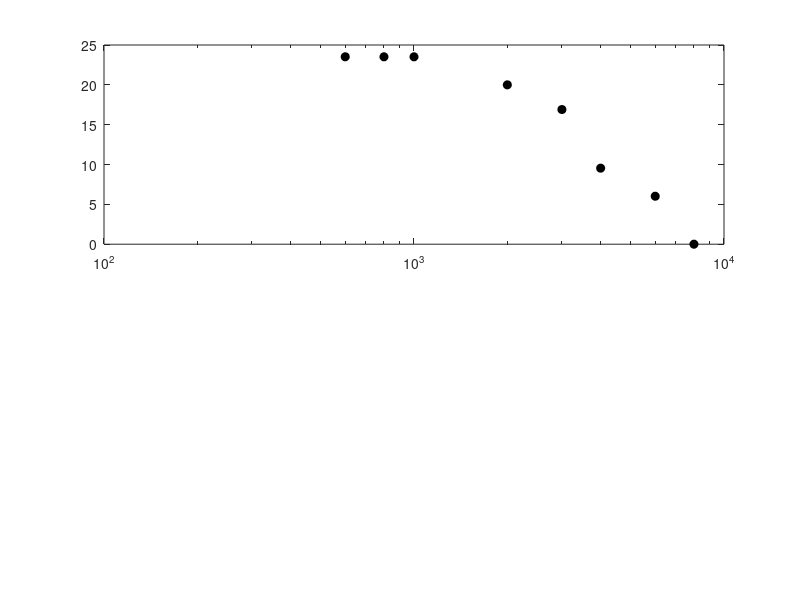

MATLAB code for this plot: (Note: this script raises an error after producing the figure.)
function testOME

global experiment
savePath=path;
addpath (['..' filesep 'utilities'],['..' filesep 'MAP'])

sampleRate=50000;

dt=1/sampleRate;
leveldBSPL=80; 		% dB SPL as used by Huber (may trigger AR)
amp=10^(leveldBSPL/20)*28e-6;
duration=.05;
time=dt: dt: duration;

%% Comparison data (human)
% These data are taken directly from Huber 2001 (Fig. 4)
HuberFrequencies=[600	  800	 1000	 2000	 3000	4000 6000 8000];
HuberDisplacementAt80dBSPL=[1.5E-9	1.5E-09	1.5E-09	1.0E-09	7.0E-10	...
    3.0E-10	2.0E-10	1.0E-10]; % m;
% HuberVelocityAt80dBSPL= 2*pi*HuberFrequencies.*HuberDisplacementAt80dBSPL;

figure(2), clf, subplot(2,1,1)
set(2,'position',[5   349   268   327])
semilogx(HuberFrequencies, 20*log10(HuberDisplacementAt80dBSPL/1e-10),...
    'ko', 'MarkerFaceColor','k', 'Marker','o', 'markerSize',6)
hold on

%% Generate test stimulus .................................................................

% independent test using discrete frequencies
peakResponses=[];
peakTMpressure=[];
frequencies=[200 400 HuberFrequencies 10000];
for toneFrequency=frequencies
    inputSignal=amp*sin(2*pi*toneFrequency*time);

    MAPparamsName=experiment.name;
    showPlotsAndDetails=0;
    AN_spikesOrProbability='probability';
    % switch off AR & MOC (Huber's patients were deaf)
    paramChanges{1}='OMEParams.rateToAttenuationFactorProb=0;';
    paramChanges{2}='DRNLParams.rateToAttenuationFactorProb = 0;';

    global OMEoutput  OMEextEarPressure TMoutput ARattenuation
    % BF is irrelevant
    MAP1_14(inputSignal, sampleRate, -1, ...
        MAPparamsName, AN_spikesOrProbability, paramChanges);

    peakDisplacement=max(OMEoutput(floor(end/2):end));
    peakResponses=[peakResponses peakDisplacement];

    peakTMpressure=[peakTMpressure max(OMEextEarPressure)];
    disp([' AR attenuation (dB):   ' num2str(20*log10(min(ARattenuation)))])
end

%% Report
disp('frequency displacement(m)')
% disp(num2str([frequencies' peakResponses']))
fprintf('%6.0f \t%10.3e\n',[frequencies' peakResponses']')

% stapes peak displacement
figure(2), subplot(2,1,1), hold on
semilogx(frequencies, 20*log10(peakResponses/1e-10), 'r', 'linewidth',4)
set(gca,'xScale','log')
% ylim([1e-11 1e-8])
xlim([100 10000]), ylim([0 30])
grid on
title(['stapes at ' num2str(leveldBSPL) ' (NB deaf)'])
ylabel('disp: dB re 1e-10m')
xlabel('stimulus frequency (Hz)')
legend({'Huber et al','model'},'location','southWest')
set(gcf,'name','OME')

% external ear resonance
figure(2), subplot(2,1,2),hold off
semilogx(frequencies, 20*log10(peakTMpressure/28e-6)-leveldBSPL,...
    'k', 'linewidth',2)
xlim([100 10000]) %, ylim([-10 30])
grid on
title(['External ear resonances' ])
ylabel('dB')
xlabel('frequency')
set(gcf,'name','OME: external resonances')
% ---------------------------------------------------------- display parameters
disp(['parameter file was: ' experiment.name])
fprintf('\n')

path(savePath);